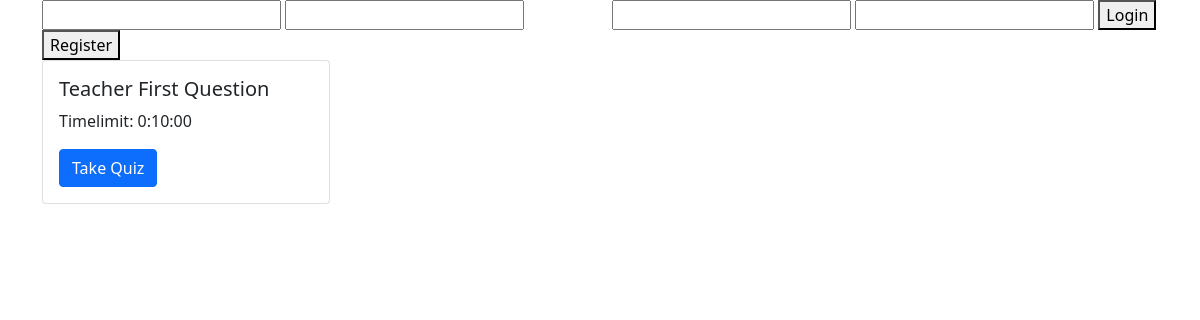
The app's page /, older data.
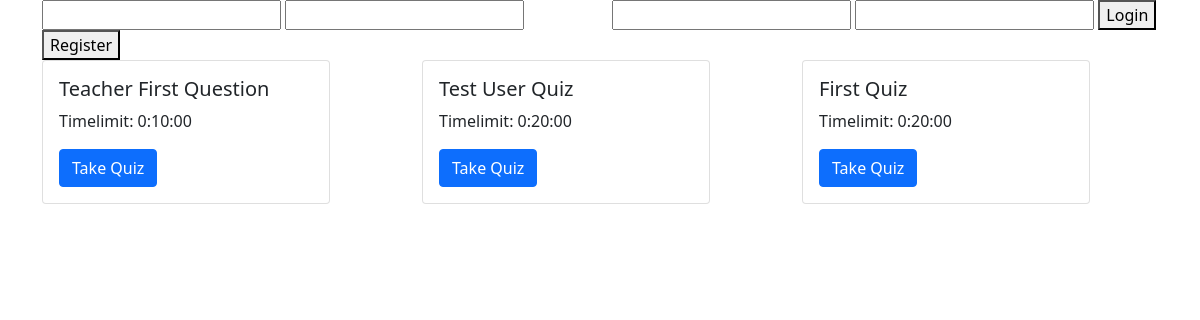
The same page, newer data.
### quiz/models.py (models this page shows, shortened)
class Quiz(models.Model):
    STATUS_TYPE    = (
        (1, 'Draft'),
        (2, 'Private'),
        (3, 'Public'),
    )
    author = models.ForeignKey(User,related_name='quiz',on_delete=models.CASCADE)
    status = models.IntegerField(choices=STATUS_TYPE)
    title = models.CharField(max_length=255,default='')
    timelimit = models.DurationField(default=timedelta(minutes=20))
    total_questions_num = models.IntegerField(default=10)
    available_attempts = models.IntegerField(default=3)
    schedule_date = models.DateTimeField(default=timezone.now)
    created = models.DateTimeField(auto_now_add=True)
    updated = models.DateTimeField(auto_now=True)
    class Meta:
        ordering = ['-created']
        verbose_name_plural = 'Quizzes'
    def get_absolute_url(self):
        return reverse('quiz_detail',args=[self.id])

### quiz/views.py (the view)
# urls.py: path('', IndexView.as_view() ,name='index'),
class IndexView(View):
    def get(self,request):
        quizzes = Quiz.objects.filter(status=3)
        urls = []
        for quiz in quizzes:
            urls.append(quiz.get_absolute_url())
        context = {
            'hello':'world',
            'quiz_data' : zip(quizzes,urls)
        }
        return render(request,'quiz/index.html',context=context)

### quiz/templates/quiz/index.html (shortened to what this page needs)
{% extends "quiz/base.html" %}
{% block content %}
<div class="container">
    <div class="row">
        <div class="col">
            <form action="{% url 'user-register' %}" method="post">
                <input type="text" name="username" id="username">
                <input type="password" name="password" id="password">
                <button type="submit">Register</button>
            </form>
        </div>
        <div class="col login_div">
            <input type="text" name="username" id="login_username">
            <input type="password" name="password" id="login_password">
            <button type="button" id='login_btn'>Login</button>
        </div>
    </div>
    <div class="row">
        {% for quiz,url in quiz_data %}
        <div class="col">
            <div class="card" style="width: 18rem;">
                <div class="card-body">
                    <h5 class="card-title">{{ quiz.title}}</h5>
                    <p class="card-text">Timelimit: {{quiz.timelimit}}</p>
                    <a href="{{url}}" onclick="linkClicked(event)" class="btn btn-primary">Take Quiz</a>
                </div>
            </div>
        </div>
        {% empty %}
        <li>No quizzes yet.</li>
        {% endfor %}
    </div>
    <br>
</div>
{% endblock content %}

Row changes from the older to the newer data that the page shows:
now on this page (row edited): Quiz: title "Test User Quiz", timelimit "0:20:00"
now on this page (row edited): Quiz: title "First Quiz", timelimit "0:20:00"
